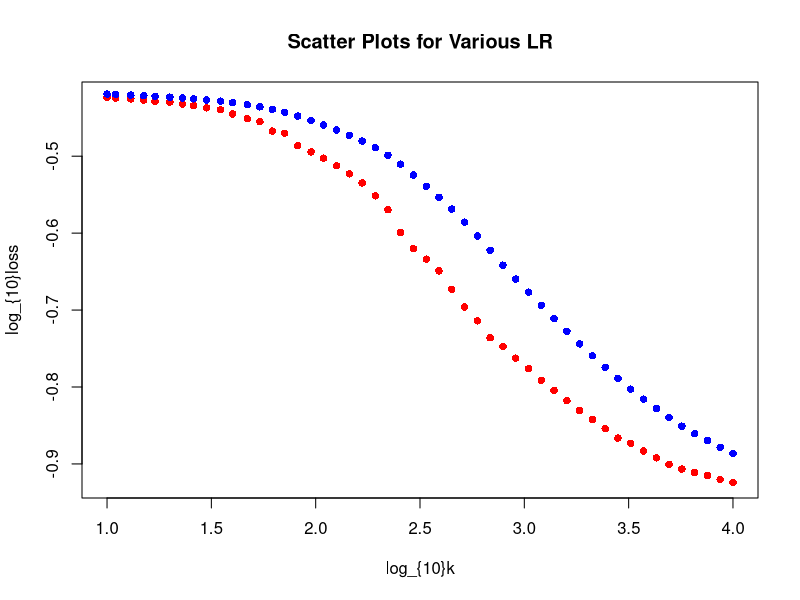
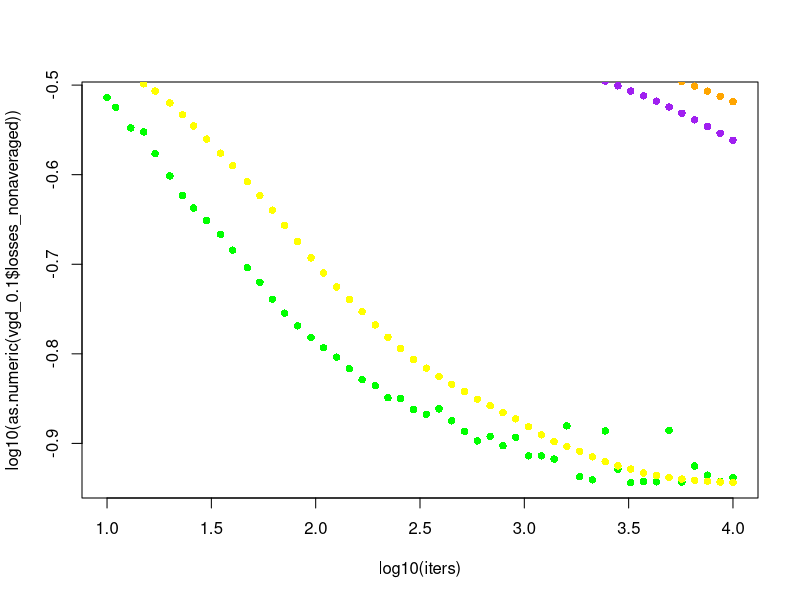
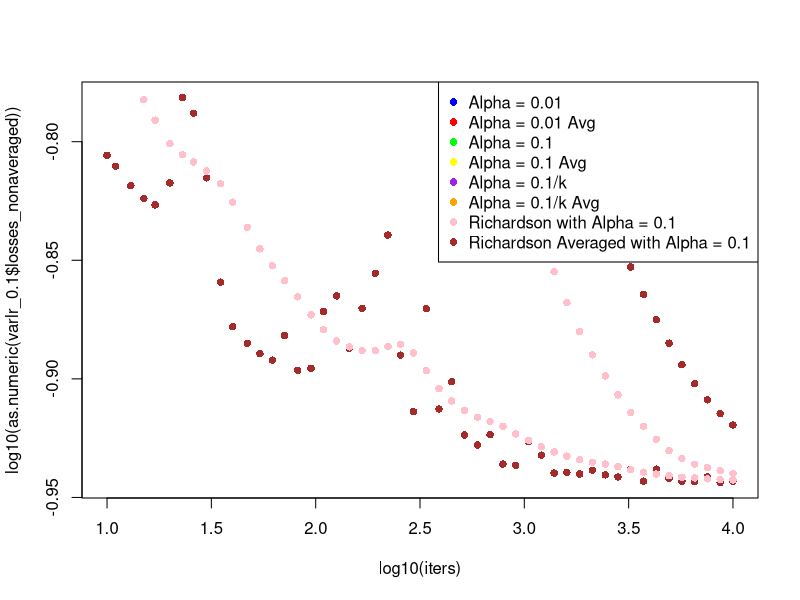
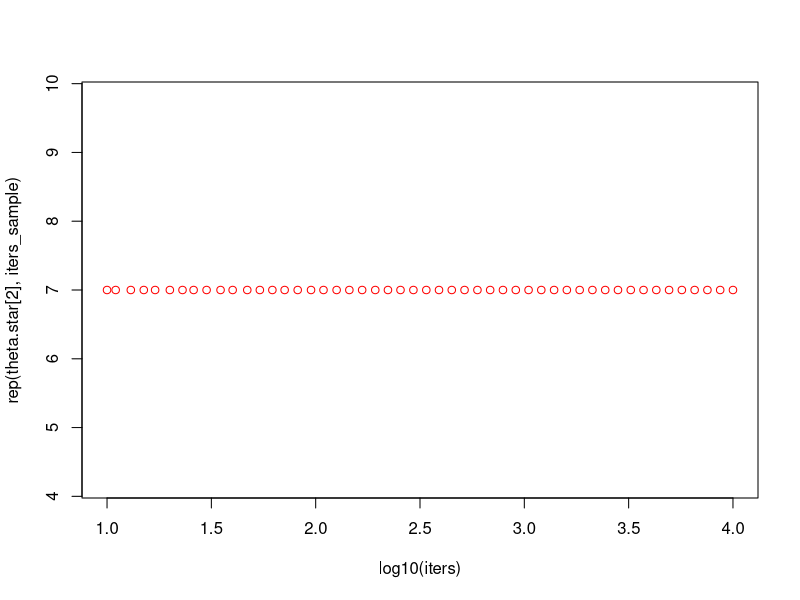

R code for these plots, in order: (Note: this script raises an error after producing the figures.)
library(ggplot2)
library(pracma)

##################
# GENERATING DATA
##################
set.seed(1)
N <- 1e4 #sample size
d <- 1 # number of features
X <- rbind(matrix(rnorm(N*d), nrow=d, ncol=N), c(rep(1,N))) #x = (d+1)*N matrix - first value is randomly sampled from N(0,1), second value is 1 (intercept)
#theta.star = matrix(c(3,2)) #true weights 
theta.star = matrix(sample(1:10,d+1,replace = TRUE))
prob <- sigmoid(t(theta.star) %*% X + rnorm(N, sd = 2))#sigmoid(t(theta.star) %*% X + rnorm(N, sd = 2))
y <- rbinom(N,1, prob)
#glm(y ~ t(X) - 1, family = "binomial")

##################
# HELPER FUNCTIONS
##################
sigmoid <- function(z) {
  1/(1+exp(-z))
}

cost <- function(X, y, theta) {
    foo <- t(theta) %*% X
    g <- plogis(foo)
    # temp <- log(1 + exp(foo))

    (1/length(y))*sum( - y*foo + log(1 + exp(foo)))
    # (1/length(y))*sum( - y*foo - log(1 - g))
    # (1/length(y))*sum((-y*log(g)) - ((1-y)*log(1-g)))
}
cost(X,y, theta.star)
loss_grad <- function(X,y,theta){
    error <- (sigmoid(t(theta) %*% X) - y)
    delta <- X %*% t(error) / length(y)
    delta
}
loss_grad(X, y, theta.star)
##################
# HYPERPARAMETERS 
##################
theta_initial <- matrix(rep(1,d+1), nrow=d+1) #theta is initialized
batch_size <- 1#length(y)
iters_sample <- 50 #number of points plotted
iters <- as.integer(logspace(1, 4, n=iters_sample)) #equidistant points taken on log scale for plotting


vgd <- function(X,y,theta,batch_size,alpha,iters){
    theta_history <- list()
    theta_averaged_history <- list()
    theta <- theta_initial
    theta_sum <- 0
    theta_averaged <- theta_initial
    losses_history <- list()
    losses_averaged_history <- list()
    index <- 1
    #start <- Sys.time()
    for(i in 1:iters[length(iters)]){
        sample_indices <- sample(1:length(y), size = batch_size, replace = TRUE)
        X_batch <- X[,sample_indices]
        y_batch <- y[sample_indices]
        gradient <- loss_grad(X_batch,y_batch,theta)
        theta <- theta - alpha *gradient
        #theta_averaged <- (theta_averaged*(i-1)+theta)/i
        theta_sum <- theta_sum + theta
        theta_averaged <- theta_sum/i
        if(i %in% iters){
            theta_history[[index]] <- theta
            theta_averaged_history[[index]] <- theta_averaged
            losses_history[index] <- cost(X,y,theta)
            losses_averaged_history[index] <- cost(X,y,theta_averaged)
            index <- index +1
        }
    }

    return(list(nonaveraged = theta_history, averaged = theta_averaged_history, losses_nonaveraged = losses_history, losses_averaged = losses_averaged_history))
}


vgd_variablelr <- function(X,y,theta,batch_size,alpha,iters){
    theta_history <- list()
    theta <- theta_initial
    theta_averaged_history <- list()
    theta_averaged <- theta_initial
    theta_sum <- 0
    losses_history <- list()
    losses_averaged_history <- list()
    index <- 1
    #start <- Sys.time()
    for(i in 1:iters[length(iters)]){
        sample_indices <- sample(1:length(y), size = batch_size, replace = TRUE)
        X_batch <- X[,sample_indices]
        y_batch <- y[sample_indices]
        gradient <- loss_grad(X_batch,y_batch,theta)
        theta <- theta - alpha*gradient/sqrt(i)
        theta_sum <- theta_sum + theta
        theta_averaged <- theta_sum/i
        #theta_averaged <- (theta_averaged*(i-1)+theta)/i
        if(i %in% iters){
            theta_history[[index]] <- theta
            losses_history[index] <- cost(X,y,theta)
            theta_averaged_history[[index]] <- theta_averaged
            losses_averaged_history[index] <- cost(X,y,theta_averaged)
            index <- index +1
        }
        else{}
    }
    return(list(nonaveraged = theta_history, averaged = theta_averaged_history, losses_nonaveraged = losses_history, losses_averaged = losses_averaged_history))
}

vgd_richardsonromberg <- function(X,y,theta_initial,batch_size,alpha,iters){
    theta_history <- list()
    theta_averaged_history <- list()
    losses_history <- list()
    losses_averaged_history <- list()
    theta_gamma <- theta_initial
    theta_gamma_sum <- 0
    theta_2gamma <- theta_initial
    theta_2gamma_sum <- 0 
    theta_gamma_avg <- theta_initial
    theta_2gamma_avg <- theta_initial

    theta_rr_sum <- 0
    theta_rr_avg <- theta_initial
    index <- 1
    #start <- Sys.time()
    for(i in 1:iters[length(iters)])
    {
        sample_indices <- sample(1:length(y), size = batch_size, replace = TRUE)
        X_batch <- X[,sample_indices]
        y_batch <- y[sample_indices]

        gradient <- loss_grad(X_batch,y_batch,theta_gamma)
        theta_gamma <- theta_gamma - alpha *gradient
        theta_gamma_sum <- theta_gamma_sum + theta_gamma
        theta_gamma_avg <- theta_gamma_sum/i
        #theta_gamma_avg <- (theta_gamma_avg*i + theta_gamma)/i

        gradient <- loss_grad(X_batch,y_batch,theta_2gamma)
        theta_2gamma <- theta_2gamma - 2*alpha *gradient
        theta_2gamma_sum <- theta_2gamma_sum + theta_2gamma
        theta_2gamma_avg <- theta_2gamma_sum/i
        #theta_2gamma_avg <- (theta_2gamma_avg*i + theta_2gamma)/i

        theta_rr <- 2*theta_gamma_avg - theta_2gamma_avg
        theta_rr_sum <- theta_rr_sum + theta_rr
        theta_rr_avg <- theta_rr_sum/i
        if(i %in% iters)
        {
            theta_history[[index]] <- theta_rr
            theta_averaged_history[[index]] <- theta_rr_avg
            losses_history[index] <- cost(X,y,theta_rr)
            losses_averaged_history[index] <- cost(X,y,theta_rr_avg)
            index <- index +1
        }
    }
    return (list(nonaveraged = theta_history, averaged = theta_averaged_history,losses_nonaveraged = losses_history,losses_averaged = losses_averaged_history))
}

vgd_vlr_richardsonromberg <- function(X,y,theta_initial,batch_size,alpha,iters){
    theta_history <- list()
    theta_averaged_history <- list()
    losses_history <- list()
    losses_averaged_history <- list()
    theta_gamma <- theta_initial
    theta_gamma_sum <- 0
    theta_2gamma <- theta_initial
    theta_2gamma_sum <- 0 
    theta_gamma_avg <- theta_initial
    theta_2gamma_avg <- theta_initial

    theta_rr_sum <- 0
    theta_rr_avg <- theta_initial
    index <- 1
    #start <- Sys.time()
    for(i in 1:iters[length(iters)])
    {
        sample_indices <- sample(1:length(y), size = batch_size, replace = TRUE)
        X_batch <- X[,sample_indices]
        y_batch <- y[sample_indices]

        gradient <- loss_grad(X_batch,y_batch,theta_gamma)
        theta_gamma <- theta_gamma - alpha *gradient/sqrt(i)
        theta_gamma_sum <- theta_gamma_sum + theta_gamma
        theta_gamma_avg <- theta_gamma_sum/i
        #theta_gamma_avg <- (theta_gamma_avg*i + theta_gamma)/i

        gradient <- loss_grad(X_batch,y_batch,theta_2gamma)
        theta_2gamma <- theta_2gamma - 2*alpha *gradient/sqrt(i)
        theta_2gamma_sum <- theta_2gamma_sum + theta_2gamma
        theta_2gamma_avg <- theta_2gamma_sum/i
        #theta_2gamma_avg <- (theta_2gamma_avg*i + theta_2gamma)/i

        theta_rr <- 2*theta_gamma_avg - theta_2gamma_avg
        theta_rr_sum <- theta_rr_sum + theta_rr
        theta_rr_avg <- theta_rr_sum/i
        if(i %in% iters)
        {
            theta_history[[index]] <- theta_rr
            theta_averaged_history[[index]] <- theta_rr_avg
            losses_history[index] <- cost(X,y,theta_rr)
            losses_averaged_history[index] <- cost(X,y,theta_rr_avg)
            index <- index +1
        }
    }
    return (list(nonaveraged = theta_history, averaged = theta_averaged_history,losses_nonaveraged = losses_history,losses_averaged = losses_averaged_history))
}

##PLOTTING

windows()
vgd_0.01 <- vgd(X,y,theta_initial,batch_size,0.01,iters)
plot(log10(iters),log10(as.numeric(vgd_0.01$losses_nonaveraged)),pch = 16, col = "red",xlab = "log_{10}k", 
    ylab = "log_{10}loss", main="Scatter Plots for Various LR")
points(log10(iters),log10(as.numeric(vgd_0.01$losses_averaged)), pch = 16, col = "blue")

vgd_0.1 <- vgd(X,y,theta_initial,batch_size,0.1,iters)
plot(log10(iters),log10(as.numeric(vgd_0.1$losses_nonaveraged)), pch = 16, col = "green")
points(log10(iters),log10(as.numeric(vgd_0.1$losses_averaged)), pch = 16, col = "yellow")

varlr_0.01 <- vgd_variablelr(X,y,theta_initial,batch_size,0.01,iters)
points(log10(iters),log10(as.numeric(varlr_0.01$losses_nonaveraged)), pch = 16, col = "purple")
points(log10(iters),log10(as.numeric(varlr_0.01$losses_averaged)), pch = 16, col = "orange")

varlr_0.1 <- vgd_variablelr(X,y,theta_initial,batch_size,2,iters)
plot(log10(iters),log10(as.numeric(varlr_0.1$losses_nonaveraged)), pch = 16, col = "brown")
points(log10(iters),log10(as.numeric(varlr_0.1$losses_averaged)), pch = 16, col = "pink")

rr_0.1 <- vgd_richardsonromberg(X,y,theta_initial,batch_size,0.1,iters)
points(log10(iters),log10(as.numeric(rr_0.1$losses_nonaveraged)), pch = 16, col = "pink")
points(log10(iters),log10(as.numeric(rr_0.1$losses_averaged)), pch = 16, col = "brown")

#legend("topright", legend = c("Alpha = 0.01", "Alpha = 0.1", "Alpha = 0.1/k","Alpha = 0.01 Avg", "Alpha = 0.1 Avg", "Alpha = 0.1/k Avg"), col = c("blue", "red","yellow","violet","maroon","green"), pch = 16)
legend("topright", legend = c("Alpha = 0.01", "Alpha = 0.01 Avg", "Alpha = 0.1", "Alpha = 0.1 Avg","Alpha = 0.1/k","Alpha = 0.1/k Avg", "Richardson with Alpha = 0.1","Richardson Averaged with Alpha = 0.1"), col = c("blue", "red","green","yellow", "purple", "orange","pink","brown"), pch = 16)
    #legend("bottomleft", legend = c("Alpha = 0.1", "Alpha = 0.1 Avg", "Richardson with Alpha = 0.1","Richardson Averaged with Alpha = 0.1"), col = c( "red","maroon", "yellow", "green"), pch = 16)



windows()
plot(log10(iters),rep(theta.star[2],iters_sample),col="red")
plot(log10(iters),sapply(theta_0.01_avg, function(x) x[[2]]))
typeof(theta_0.01_avg)
theta_0.01_avg
theta.star[2]
